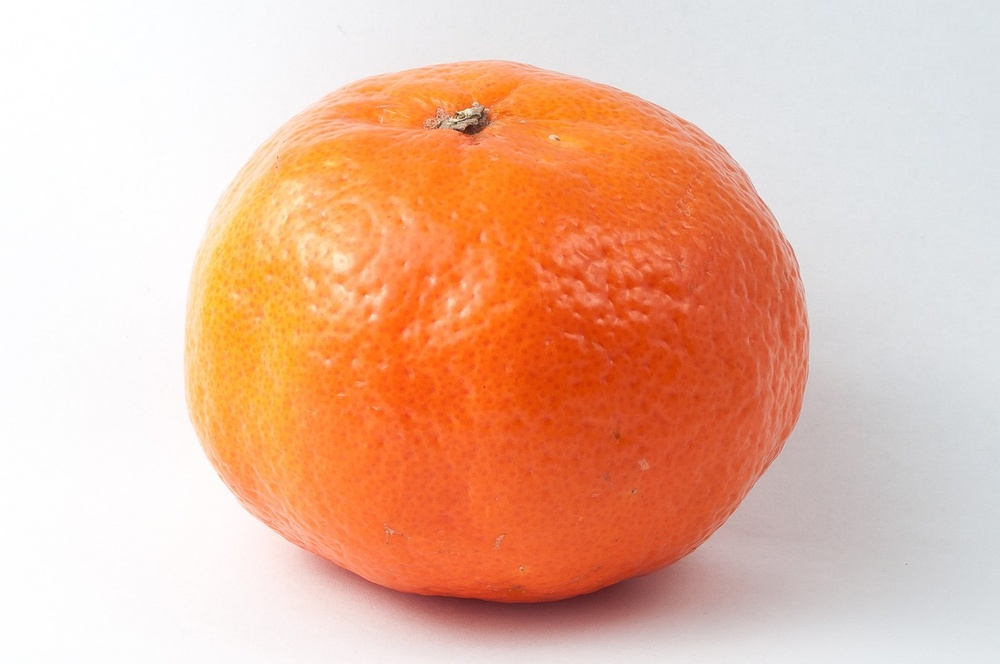
#> input picture 01_sandbox/mandarin.jpg, 1000 x 664 px, shrunk from 1280 x 850 before the run
$ python 'comeback jule.py'
#> lines starting #> are read from the running program, lines starting #| are printed output that depends on the picture; after the words box and inside, x2 and y2 are one past the last pixel; in counts of white or black regions, pixels touching at a corner belong together
import cv2
import numpy as np
#1 картинку загрузил 1 раз
img = cv2.imread('mandarin.jpg')
#> img is the input picture: shape (664, 1000, 3); mean B, G, R 161.2, 185.2, 234
# cv2.imshow('img', img)
# cv2.imwrite('copy.jpg', img)
print(f'ширина {img.shape[1]}, высота {img.shape[0]}')
#| ширина 1000, высота 664
#2
gray = cv2.cvtColor(img, cv2.COLOR_BGR2GRAY)
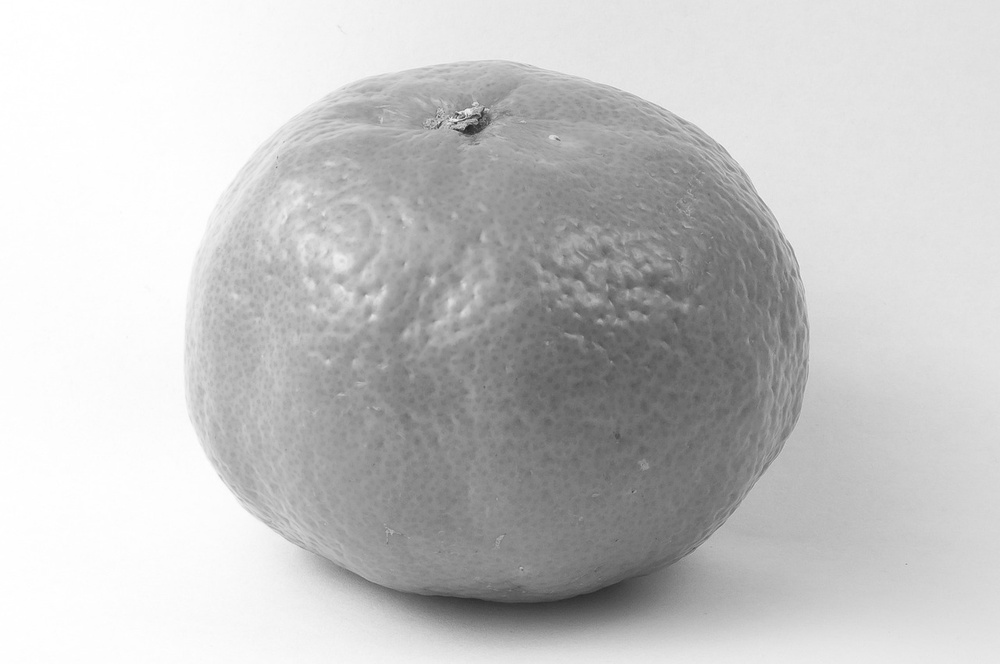
#> gray: shape (664, 1000); min 32, max 255, mean 197.1
hsv = cv2.cvtColor(img, cv2.COLOR_BGR2HSV)
#> hsv: shape (664, 1000, 3); mean H, S, V 51.3, 82.3, 235.3
# [11 lines of commented-out code are left out]
low = np.uint8([5, 33, 149])
up = np.uint8([255, 255, 255])
mask = cv2.inRange(hsv, low, up)
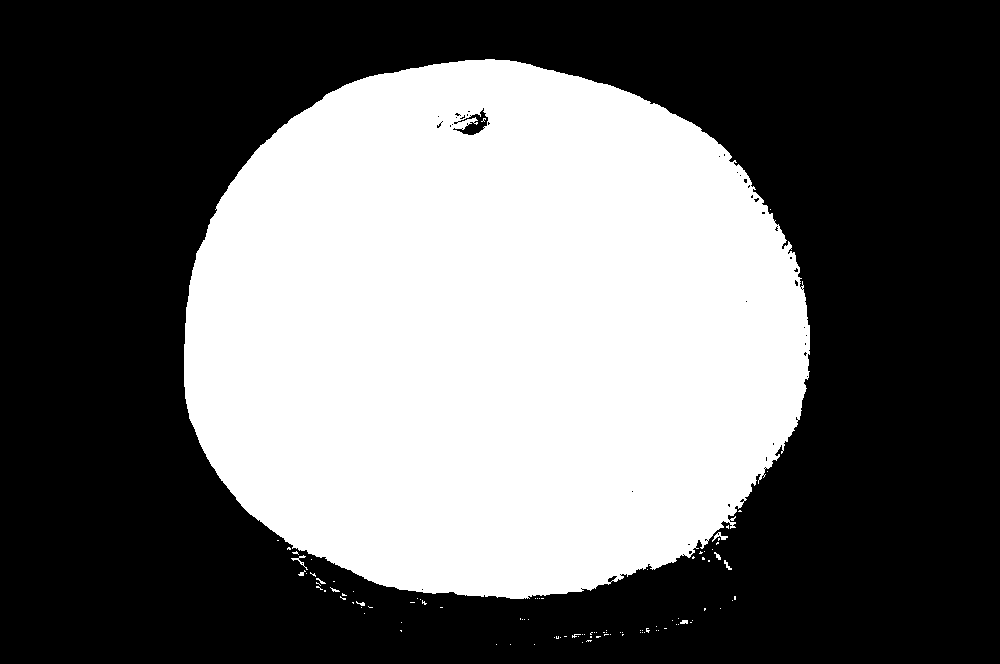
#> mask: shape (664, 1000); 40.4% white; 102 white regions (92 under 20 px), largest, box (x1, y1, x2, y2) and area: (184, 59, 810, 599) 267731, (712, 532, 728, 542) 56, (291, 555, 308, 570) 51
result = cv2.bitwise_and(img, img, mask=mask)
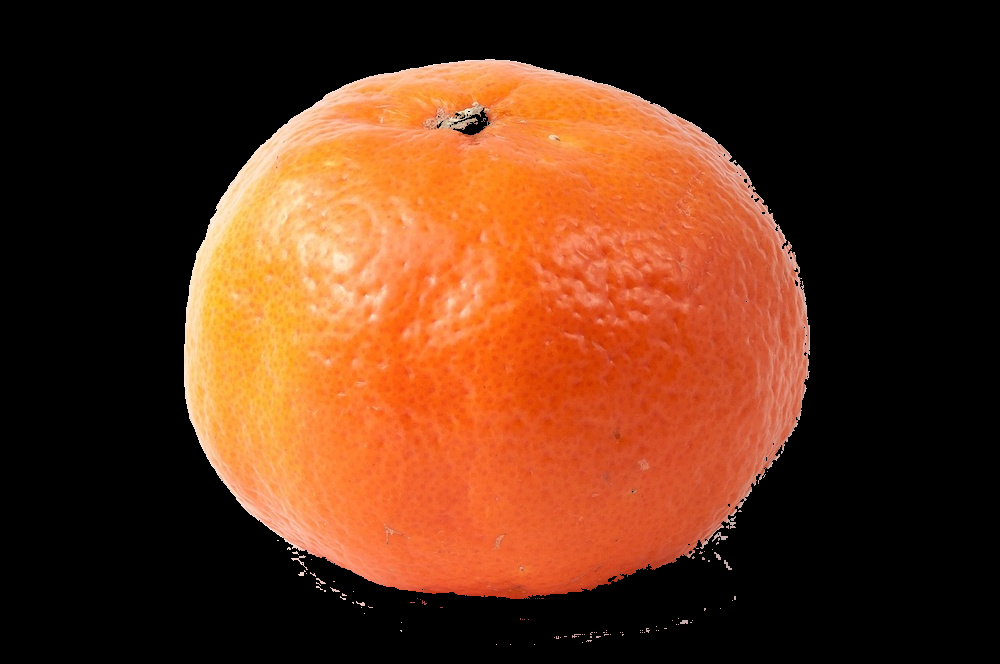
#> result: shape (664, 1000, 3); mean B, G, R 25.3, 50, 96.3

# cv2.imshow('mask', mask)
# day 2
kernel = cv2.getStructuringElement(cv2.MORPH_RECT, (5, 5))
open = cv2.morphologyEx(mask, cv2.MORPH_OPEN, kernel)
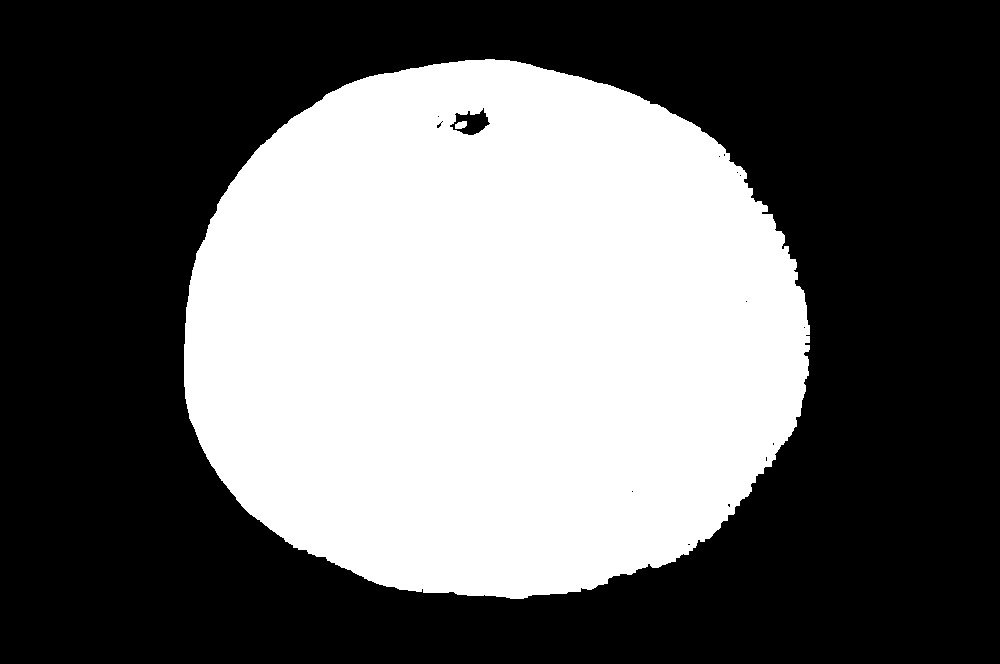
#> open: shape (664, 1000); 40.2% white; 2 white regions, box (x1, y1, x2, y2) and area: (184, 59, 810, 599) 266810, (455, 121, 467, 129) 76
close = cv2.morphologyEx(open, cv2.MORPH_CLOSE, kernel)
#> close: shape (664, 1000); 40.2% white; 1 white region
cv2.imshow('close', close)

contours, _ = cv2.findContours(close, cv2.RETR_EXTERNAL, cv2.CHAIN_APPROX_SIMPLE)
#> contours = 1 contour; box (x1, y1, x2, y2) and area: (184, 59, 810, 599) 266661
main_contour = max(contours, key=cv2.contourArea)
#> main_contour = contour of 766 points, box (x1, y1, x2, y2) (184, 59, 810, 599), area 266661
# аппроксимируем контур
peri = cv2.arcLength(main_contour, True)
#> peri = 2039
approx_contour = cv2.approxPolyDP(main_contour, 0.002*peri, True)
#> approx_contour = contour of 39 points, box (x1, y1, x2, y2) (184, 61, 810, 599), area 266666
cv2.drawContours(img, [approx_contour], -1, (255, 0, 0), 3)
x, y, w, h = cv2.boundingRect(approx_contour)
#> x = 184; y = 61; w = 626; h = 538
cv2.rectangle(img, (x, y), (x+w, y+h), (0, 255, 0), 3)
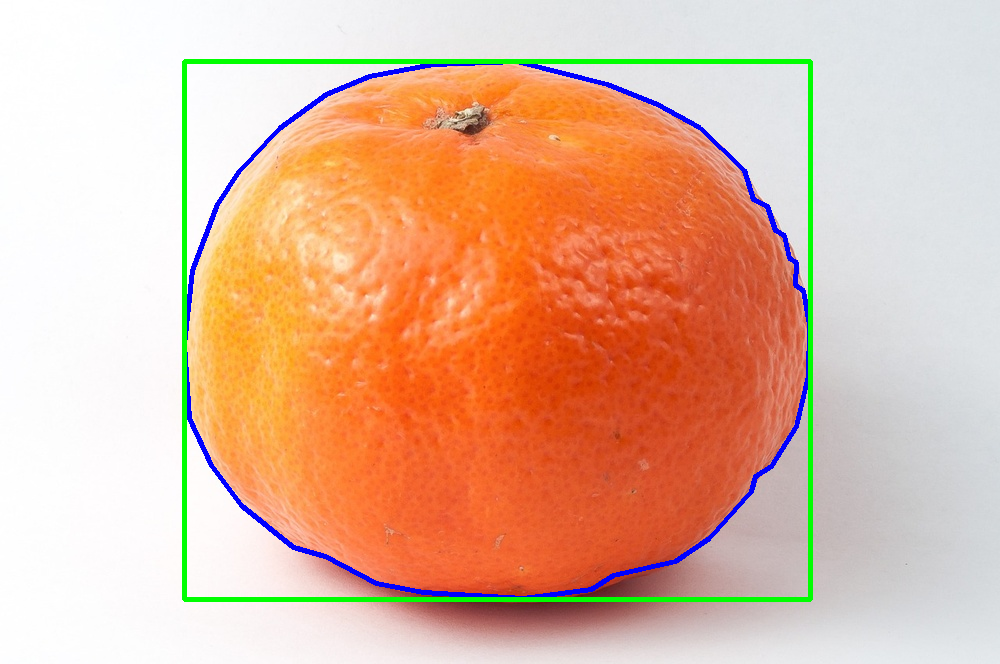
#> img: shape (664, 1000, 3); mean B, G, R 158.8, 184, 227.4
# cv2.imshow('result', result)
cv2.imshow('img', img)
cv2.waitKey(0)
cv2.destroyAllWindows()

$ run again, with 01_sandbox/apples.jpg copied over 01_sandbox/mandarin.jpg
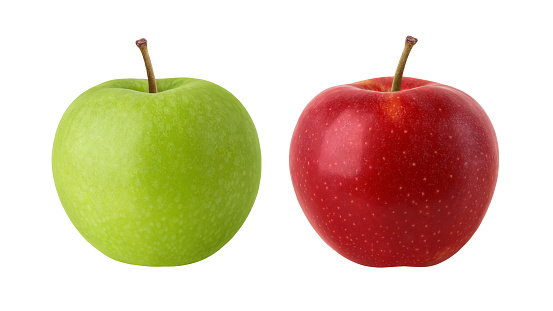
#> input picture 01_sandbox/apples.jpg, 553 x 311 px
#> img is the input picture: shape (311, 553, 3); mean B, G, R 176.6, 200.6, 219.6
#| ширина 553, высота 311
#> hsv: shape (311, 553, 3); mean H, S, V 28.9, 72.5, 224.4
#> `mask = cv2.inRange(hsv, low, up)`:
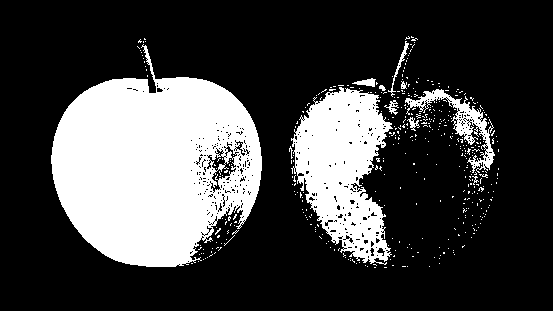
#> mask: shape (311, 553); 25.9% white; 432 white regions (421 under 20 px), largest, box (x1, y1, x2, y2) and area: (51, 44, 262, 267) 30595, (291, 87, 393, 265) 10750, (405, 89, 495, 173) 1603
#> open: shape (311, 553); 22.4% white; 22 white regions, largest, box (x1, y1, x2, y2) and area: (51, 77, 262, 267) 28280, (295, 90, 385, 258) 9185, (426, 90, 444, 99) 123
#> close: shape (311, 553); 22.9% white; 9 white regions
#> contours = 9 contours; largest, box (x1, y1, x2, y2) and area: (51, 77, 262, 267) 28547, (295, 90, 387, 258) 9539, (459, 104, 480, 120) 124, (426, 90, 444, 99) 102, (362, 79, 375, 86) 64
#> main_contour = contour of 388 points, box (x1, y1, x2, y2) (51, 77, 262, 267), area 28547
#> peri = 1088.9
#> approx_contour = contour of 73 points, box (x1, y1, x2, y2) (52, 77, 261, 267), area 28348
#> x = 52; y = 77; w = 209; h = 190
#> `cv2.rectangle(img, (x, y), (x+w, y+h), (0, 255, 0), 3)`:
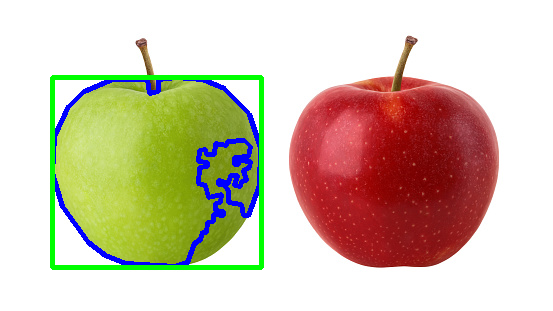
#> img: shape (311, 553, 3); mean B, G, R 175.4, 196.6, 210.2
